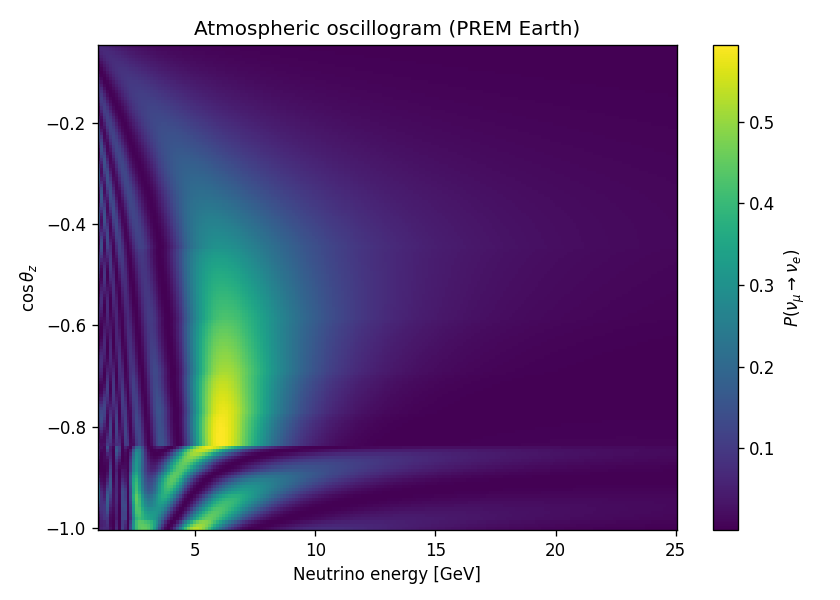

The Python source for this figure:
"""Atmospheric nu_mu -> nu_e oscillogram through the PREM Earth.

Computes P(nu_mu -> nu_e) on an (energy, cos_zenith) grid and saves a plot if
matplotlib is available.  Demonstrates the jit-compiled, vmapped Earth path.
"""

import sys
import time
from pathlib import Path

sys.path.insert(0, str(Path(__file__).resolve().parent.parent))

import jax
import jax.numpy as jnp

import jaxnu
from jaxnu import nufit_no, probability_earth, Flavor

p = nufit_no()

energy = jnp.linspace(1.0, 25.0, 200)        # GeV
coszen = jnp.linspace(-1.0, -0.05, 150)      # up-going

osc = jax.jit(lambda E, cz: probability_earth(
    p, E, cz, flavor_in=Flavor.MU, flavor_out=Flavor.E))

osc(energy[:2], coszen[:2]).block_until_ready()  # warm up / compile
t0 = time.perf_counter()
P = osc(energy, coszen).block_until_ready()      # shape (n_cz, n_E)
dt = time.perf_counter() - t0
print(f"grid {P.shape} computed in {dt*1e3:.1f} ms; "
      f"P in [{float(P.min()):.3f}, {float(P.max()):.3f}]")

try:
    import matplotlib
    matplotlib.use("Agg")
    import matplotlib.pyplot as plt
    import numpy as np

    plt.figure(figsize=(7, 5))
    plt.pcolormesh(np.array(energy), np.array(coszen), np.array(P),
                   shading="auto", cmap="viridis")
    plt.colorbar(label=r"$P(\nu_\mu \to \nu_e)$")
    plt.xlabel("Neutrino energy [GeV]")
    plt.ylabel(r"$\cos\theta_z$")
    plt.title("Atmospheric oscillogram (PREM Earth)")
    out = Path(__file__).resolve().parent / "atmospheric_oscillogram.png"
    plt.tight_layout()
    plt.savefig(out, dpi=120)
    print(f"saved {out}")
except ImportError:
    print("matplotlib not installed; skipping plot")
